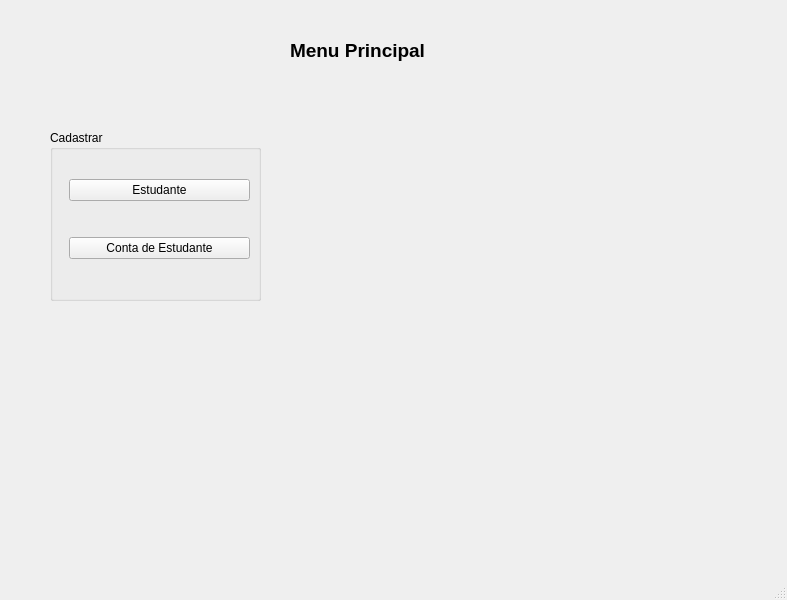
<?xml version="1.0" encoding="UTF-8"?>
<ui version="4.0">
 <class>FrmMenu</class>
 <widget class="QMainWindow" name="FrmMenu">
  <property name="geometry">
   <rect>
    <x>0</x>
    <y>0</y>
    <width>787</width>
    <height>600</height>
   </rect>
  </property>
  <property name="windowTitle">
   <string>FrmMenu</string>
  </property>
  <widget class="QWidget" name="centralwidget">
   <widget class="QGroupBox" name="groupBox">
    <property name="geometry">
     <rect>
      <x>50</x>
      <y>130</y>
      <width>211</width>
      <height>171</height>
     </rect>
    </property>
    <property name="title">
     <string>Cadastrar</string>
    </property>
    <widget class="QWidget" name="verticalLayoutWidget">
     <property name="geometry">
      <rect>
       <x>19</x>
       <y>19</y>
       <width>181</width>
       <height>141</height>
      </rect>
     </property>
     <layout class="QVBoxLayout" name="verticalLayout">
      <item>
       <widget class="QPushButton" name="mnCadEst">
        <property name="text">
         <string>Estudante</string>
        </property>
       </widget>
      </item>
      <item>
       <widget class="QPushButton" name="mnCadConta">
        <property name="text">
         <string>Conta de Estudante</string>
        </property>
       </widget>
      </item>
     </layout>
    </widget>
   </widget>
   <widget class="QLabel" name="label">
    <property name="geometry">
     <rect>
      <x>242</x>
      <y>30</y>
      <width>231</width>
      <height>41</height>
     </rect>
    </property>
    <property name="font">
     <font>
      <pointsize>14</pointsize>
      <weight>75</weight>
      <bold>true</bold>
     </font>
    </property>
    <property name="layoutDirection">
     <enum>Qt::LeftToRight</enum>
    </property>
    <property name="text">
     <string>Menu Principal</string>
    </property>
    <property name="alignment">
     <set>Qt::AlignCenter</set>
    </property>
   </widget>
  </widget>
  <widget class="QMenuBar" name="menubar">
   <property name="geometry">
    <rect>
     <x>0</x>
     <y>0</y>
     <width>787</width>
     <height>26</height>
    </rect>
   </property>
  </widget>
  <widget class="QStatusBar" name="statusbar"/>
  <action name="actionEstudante">
   <property name="text">
    <string>Estudante</string>
   </property>
  </action>
  <action name="action">
   <property name="text">
    <string>Cartao de Estudante</string>
   </property>
  </action>
 </widget>
 <resources/>
 <connections/>
</ui>
